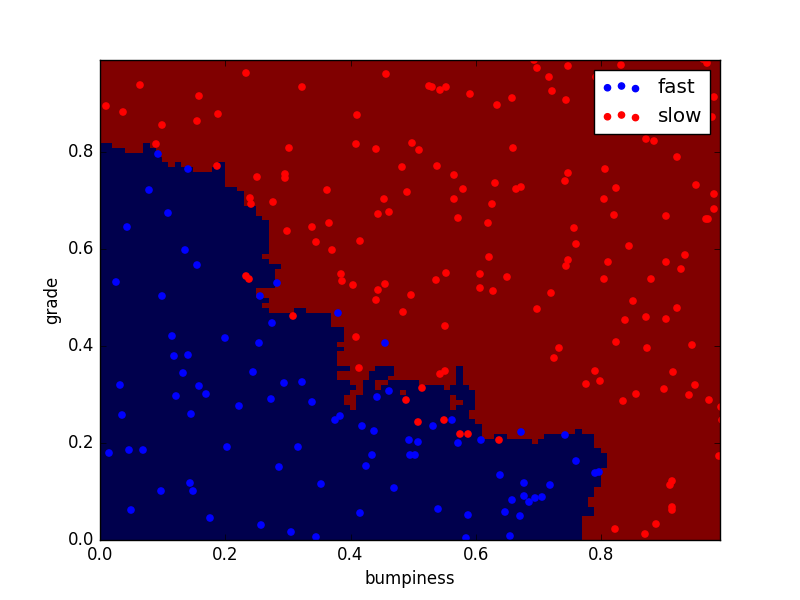

Source code (Python):
#!/usr/bin/python

import sys
sys.path.append("../tools/")
from time import time
from class_vis import prettyPicture
import matplotlib.pyplot as plt
from prep_terrain_data import makeTerrainData
from sklearn.neighbors import KNeighborsClassifier
from sklearn.metrics import accuracy_score

features_train, labels_train, features_test, labels_test = makeTerrainData()


### the training data (features_train, labels_train) have both "fast" and "slow"
### points mixed together--separate them so we can give them different colors
### in the scatterplot and identify them visually
grade_fast = [features_train[ii][0] for ii in range(0, len(features_train)) if labels_train[ii]==0]
bumpy_fast = [features_train[ii][1] for ii in range(0, len(features_train)) if labels_train[ii]==0]
grade_slow = [features_train[ii][0] for ii in range(0, len(features_train)) if labels_train[ii]==1]
bumpy_slow = [features_train[ii][1] for ii in range(0, len(features_train)) if labels_train[ii]==1]


#### initial visualization
plt.xlim(0.0, 1.0)
plt.ylim(0.0, 1.0)
plt.scatter(bumpy_fast, grade_fast, color = "b", label="fast")
plt.scatter(grade_slow, bumpy_slow, color = "r", label="slow")
plt.legend()
plt.xlabel("bumpiness")
plt.ylabel("grade")
plt.show()
################################################################################


### your code here!  name your classifier object clf if you want the 
### visualization code (prettyPicture) to show you the decision boundary

clf = KNeighborsClassifier()
t0= time()
clf.fit(features_train,labels_train)
print "Time to train:", round(time()-t0,3),"s"

t1=time()
pred=clf.predict(features_test)
print "Time to predict:", round(time()-t1,3),"s"

accuracy=accuracy_score(pred,labels_test)
print "Accuracy of knn Algo:", accuracy




try:
    prettyPicture(clf, features_test, labels_test)
except NameError:
    pass
